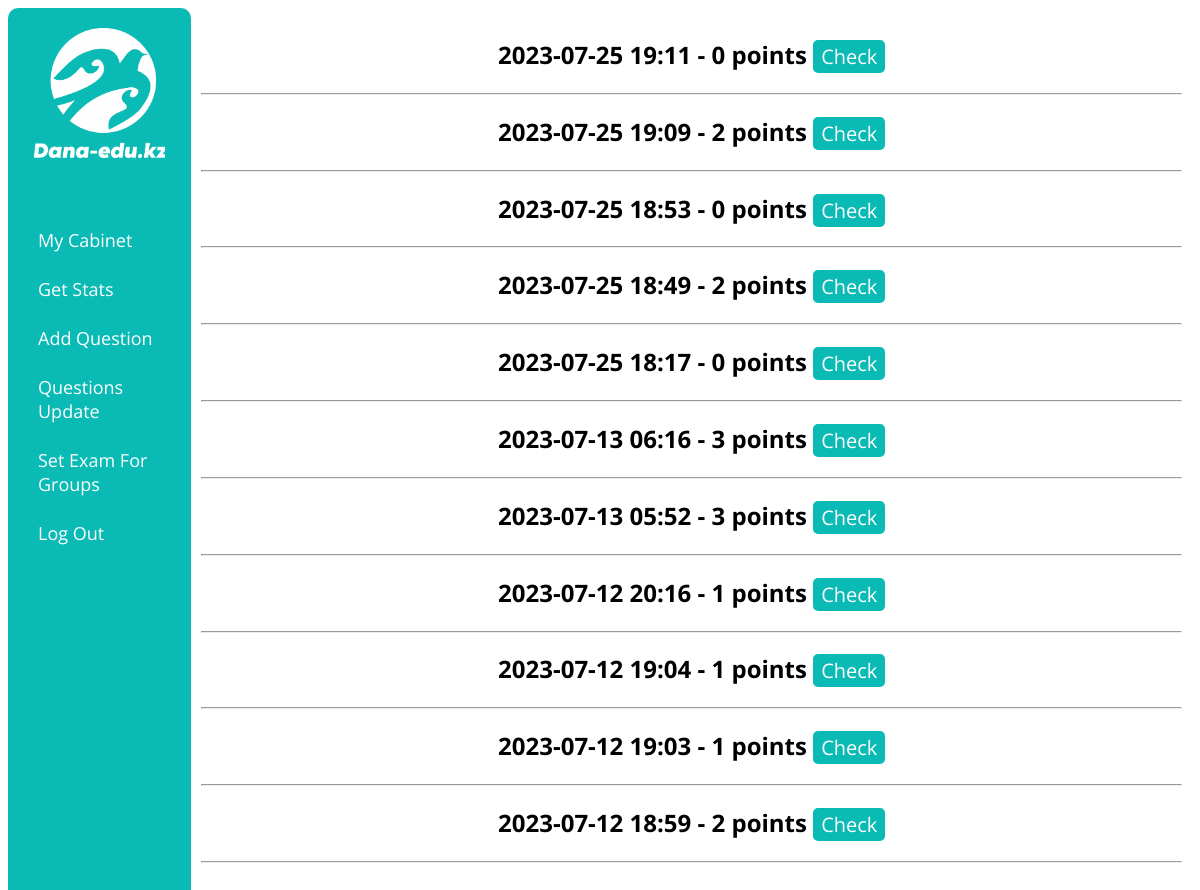
/exam_results (signed in), run on an earlier commit of the app's database.
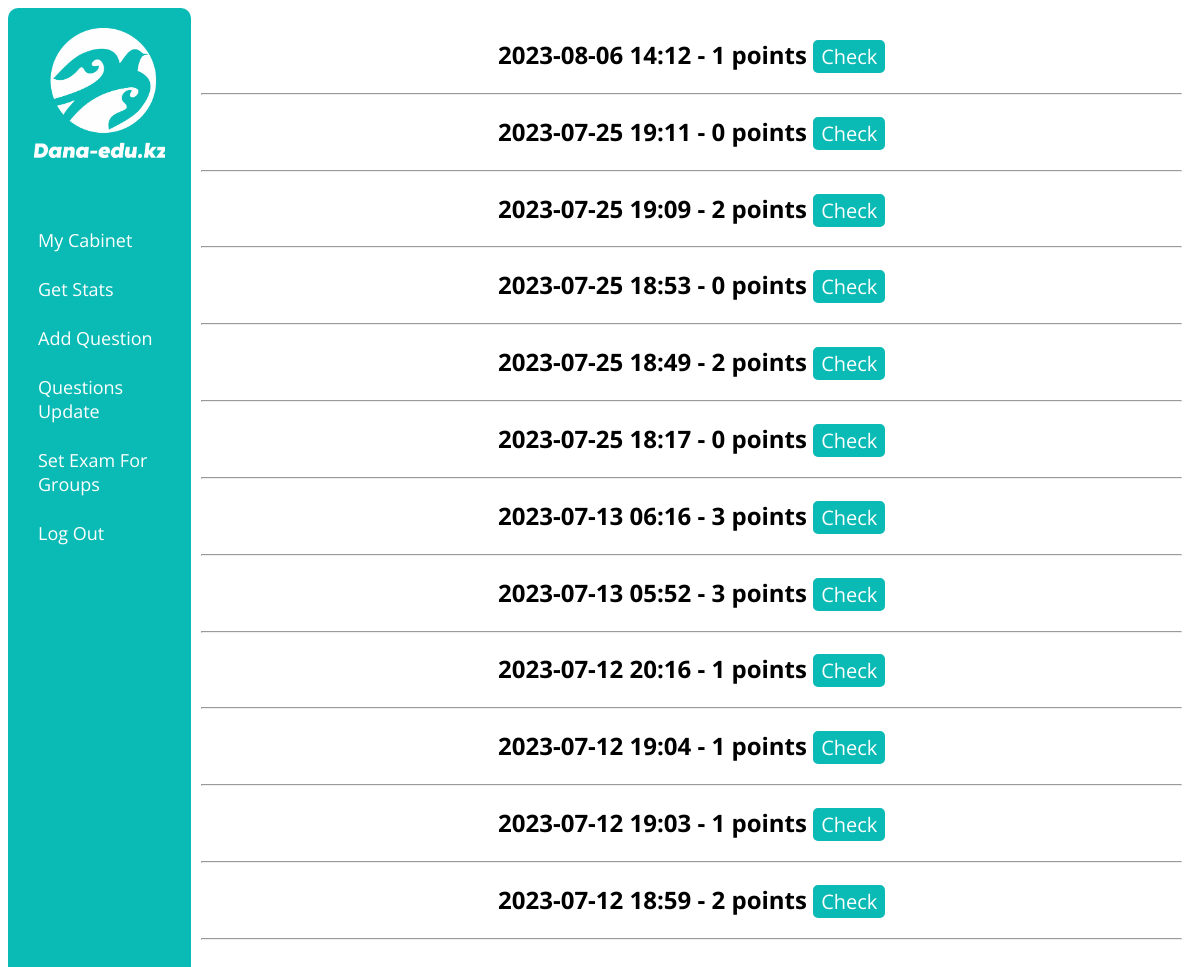
And on a later commit of the database.
### examapp/models.py (models this page shows, shortened)
class Result(models.Model):
    user = models.ForeignKey('CustomUser', on_delete=models.CASCADE)
    variant = models.ForeignKey('Variant', on_delete=models.CASCADE)
    subjects = models.ManyToManyField('Subject')
    starts_at = models.DateTimeField(auto_now=True)
    ends_at = models.DateTimeField(null=True, blank=True)
    points = models.PositiveSmallIntegerField(default=0)
    questions = models.ManyToManyField('Question', blank=True)
    answers = models.ManyToManyField('PupilAnswer', blank=True)

### examapp/views.py (the view)
# urls.py: path('exam_results', examResultsView, name='exam_results_url'),
@login_required(login_url='login_url')
def examResultsView(request):
    results = Result.objects.filter(user=request.user).order_by('-starts_at')
    context = {'results': results,
               'urls': getUserUrls(request.user)}
    return render(request, 'exam_results_page.html', context)

### examapp/functions.py (called while the page is built)
def getUserUrls(user) -> []:
    urls = [{'text': 'My Cabinet', 'url': 'cabinet_url'}]
    if user.type == 'PU':
        urls.append({'text': 'Init Exam', 'url': 'exam_init_url'})
        urls.append({'text': 'Exam Results', 'url': 'exam_results_url'})
    if user.type == 'MO':
        urls.append({'text': 'Get Stats', 'url': 'get_stats_url'})
        urls.append({'text': 'Add Question', 'url': 'add_questions_init_url'})
        urls.append({'text': 'Questions Update', 'url': 'questions_update_url'})
        urls.append({'text': 'Set Exam For Groups', 'url': 'set_exam_for_groups_url'})
    urls.append({'text': 'Log Out', 'url': 'logout_url'})
    return urls

### templates/exam_results_page.html
{% extends 'base.html' %}
{% block content %}
    {% for result in results %}
        <h2>
            {{ result.starts_at|date:'Y-m-d H:i' }} - {{ result.points }} points
            <button class="btn" onclick="location.href='{% url 'exam_result_url' result.id %}'">Check</button>
        </h2>
        <hr>
    {% endfor %}
{% endblock content %}

What changed in the data, as far as the page shows it:
added Result: starts_at "2023-08-06 14:12", points "1"
